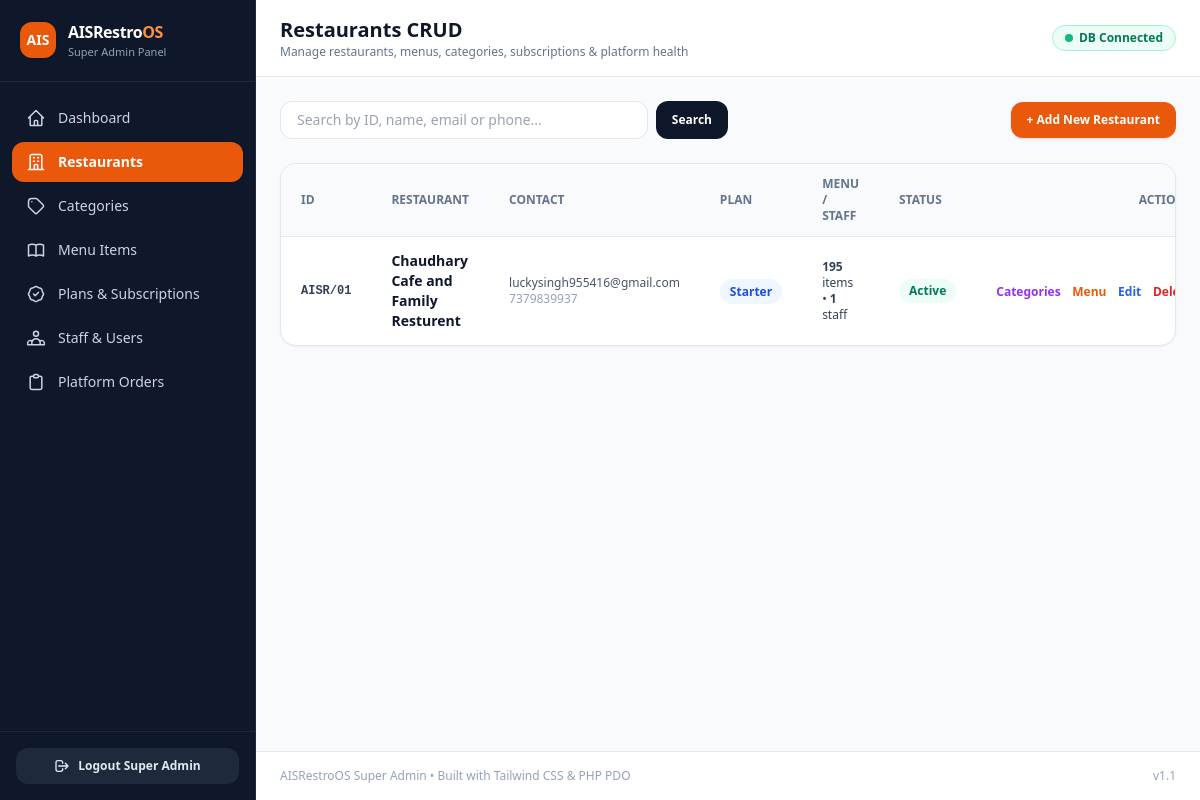
The page /admin/restaurants.php (signed in) on the database its author committed.
### tables this page shows
CREATE TABLE `restaurants` (
  `id` char(36) NOT NULL,
  `owner_id` bigint(20) UNSIGNED DEFAULT NULL,
  `name` varchar(255) NOT NULL,
  `slug` varchar(255) NOT NULL,
  `phone` varchar(50) DEFAULT NULL,
  `email` varchar(255) DEFAULT NULL,
  `logo_url` varchar(255) DEFAULT NULL,
  `address` text DEFAULT NULL,
  `currency` varchar(10) NOT NULL DEFAULT 'INR',
  `is_active` tinyint(1) NOT NULL DEFAULT 1,
  `trial_ends_at` timestamp NULL DEFAULT NULL,
  `created_at` timestamp NULL DEFAULT NULL,
  `updated_at` timestamp NULL DEFAULT NULL
);

### admin/config.php (called while the page is built, shortened)
<?php
function e(?string $str): string
{
    return htmlspecialchars((string)$str, ENT_QUOTES, 'UTF-8');
}

### admin/restaurants.php (the view, shortened to what this page needs)
<?php
require_once __DIR__ . '/config.php';
require_once __DIR__ . '/layout.php';
$search = trim($_GET['q'] ?? '');
$restaurants = [];
if ($pdo) {
    $sql = "SELECT r.*,
                   (SELECT p.name FROM subscriptions s JOIN subscription_plans p ON (p.id=s.plan_id OR p.id=s.subscription_plan_id) WHERE s.restaurant_id = r.id ORDER BY COALESCE(s.expires_at,s.ends_at) DESC LIMIT 1) AS plan_name,
                   (SELECT COUNT(*) FROM menu_items m WHERE m.restaurant_id = r.id) AS menu_count,
                   (SELECT COUNT(*) FROM restaurant_memberships rm WHERE rm.restaurant_id = r.id AND COALESCE(rm.is_active,1)=1) AS staff_count
            FROM restaurants r";
    $params = [];
    $sql .= " ORDER BY r.created_at DESC";
    $stmt = $pdo->prepare($sql);
    $stmt->execute($params);
    $restaurants = $stmt->fetchAll();
}
?>
<div class="flex flex-col sm:flex-row sm:items-center justify-between gap-3">
    <form method="GET" class="flex gap-2 flex-1 max-w-md">
        <input type="text" name="q" value="<?= e($search) ?>" placeholder="Search by ID, name, email or phone..."
               class="w-full px-4 py-2 rounded-xl border border-slate-200 bg-white text-sm focus:outline-none focus:ring-2 focus:ring-orange-500">
        <button type="submit" class="px-4 py-2 rounded-xl bg-slate-900 text-white text-xs font-bold">Search</button>
    </form>
    <a href="restaurants.php?new=1" class="px-4 py-2.5 rounded-xl bg-orange-600 hover:bg-orange-700 text-white text-xs font-bold shadow text-center">
        + Add New Restaurant
    </a>
</div>
<div class="bg-white rounded-2xl border border-slate-200 shadow-sm overflow-hidden">
    <div class="overflow-x-auto">
        <table class="w-full text-left text-sm">
            <thead class="bg-slate-50 text-xs uppercase text-slate-500 border-b border-slate-200">
                <tr>
                    <th class="px-5 py-3">ID</th>
                    <th class="px-5 py-3">Restaurant</th>
                    <th class="px-5 py-3">Contact</th>
                    <th class="px-5 py-3">Plan</th>
                    <th class="px-5 py-3">Menu / Staff</th>
                    <th class="px-5 py-3">Status</th>
                    <th class="px-5 py-3 text-right">Actions</th>
                </tr>
            </thead>
            <tbody class="divide-y divide-slate-100">
                <?php if (empty($restaurants)): ?>
                    <tr><td colspan="7" class="px-5 py-8 text-center text-slate-400">No restaurants found.</td></tr>
                <?php else: foreach ($restaurants as $r): ?>
                    <tr class="hover:bg-slate-50">
                        <td class="px-5 py-3.5 font-mono text-xs font-bold text-slate-700"><?= e($r['id']) ?></td>
                        <td class="px-5 py-3.5 font-semibold text-slate-900"><?= e($r['name']) ?></td>
                        <td class="px-5 py-3.5 text-xs text-slate-600">
                            <div><?= e($r['email']) ?></div>
                            <div class="text-slate-400"><?= e($r['phone']) ?></div>
                        </td>
                        <td class="px-5 py-3.5">
                            <span class="px-2.5 py-1 rounded-full text-xs font-semibold bg-blue-50 text-blue-700">
                                <?= e($r['plan_name'] ?: 'None') ?>
                            </span>
                        </td>
                        <td class="px-5 py-3.5 text-xs text-slate-700">
                            <span class="font-bold"><?= (int)$r['menu_count'] ?></span> items •
                            <span class="font-bold"><?= (int)$r['staff_count'] ?></span> staff
                        </td>
                        <td class="px-5 py-3.5">
                            <form method="POST" class="inline">
                                <button type="submit" class="px-2.5 py-1 rounded-full text-xs font-semibold <?= ((int)$r['is_active'] === 1) ? 'bg-emerald-50 text-emerald-700' : 'bg-red-50 text-red-700' ?>">
                                    <?= ((int)$r['is_active'] === 1) ? 'Active' : 'Inactive' ?>
                                </button>
                            </form>
                        </td>
                        <td class="px-5 py-3.5 text-right whitespace-nowrap space-x-2">
                            <a href="categories.php?restaurant_id=<?= urlencode($r['id']) ?>" class="text-xs font-semibold text-purple-600 hover:underline">Categories</a>
                            <a href="menu.php?restaurant_id=<?= urlencode($r['id']) ?>" class="text-xs font-semibold text-orange-600 hover:underline">Menu</a>
                            <a href="restaurants.php?edit=<?= urlencode($r['id']) ?>" class="text-xs font-semibold text-blue-600 hover:underline">Edit</a>
                            <form method="POST" class="inline" onsubmit="return confirm('Delete restaurant <?= e($r['name']) ?>?');">
                                <button type="submit" class="text-xs font-semibold text-red-600 hover:underline">Delete</button>
                            </form>
                        </td>
                    </tr>
                <?php endforeach; endif; ?>
            </tbody>
        </table>
    </div>
</div>

### rows shown on the page
restaurants: id "AISR/01", name "Chaudhary Cafe and Family Resturent", email "luckysingh955416@gmail.com", phone "7379839937", plan_name "Starter", menu_count "195", staff_count "1", is_active "Active"

### other values the page prints
$item['label'] "Dashboard"
$item['label'] "Restaurants"
$item['label'] "Categories"
$item['label'] "Menu Items"
$item['label'] "Plans & Subscriptions"
$item['label'] "Staff & Users"
$item['label'] "Platform Orders"
$pageTitle "Restaurants CRUD"
